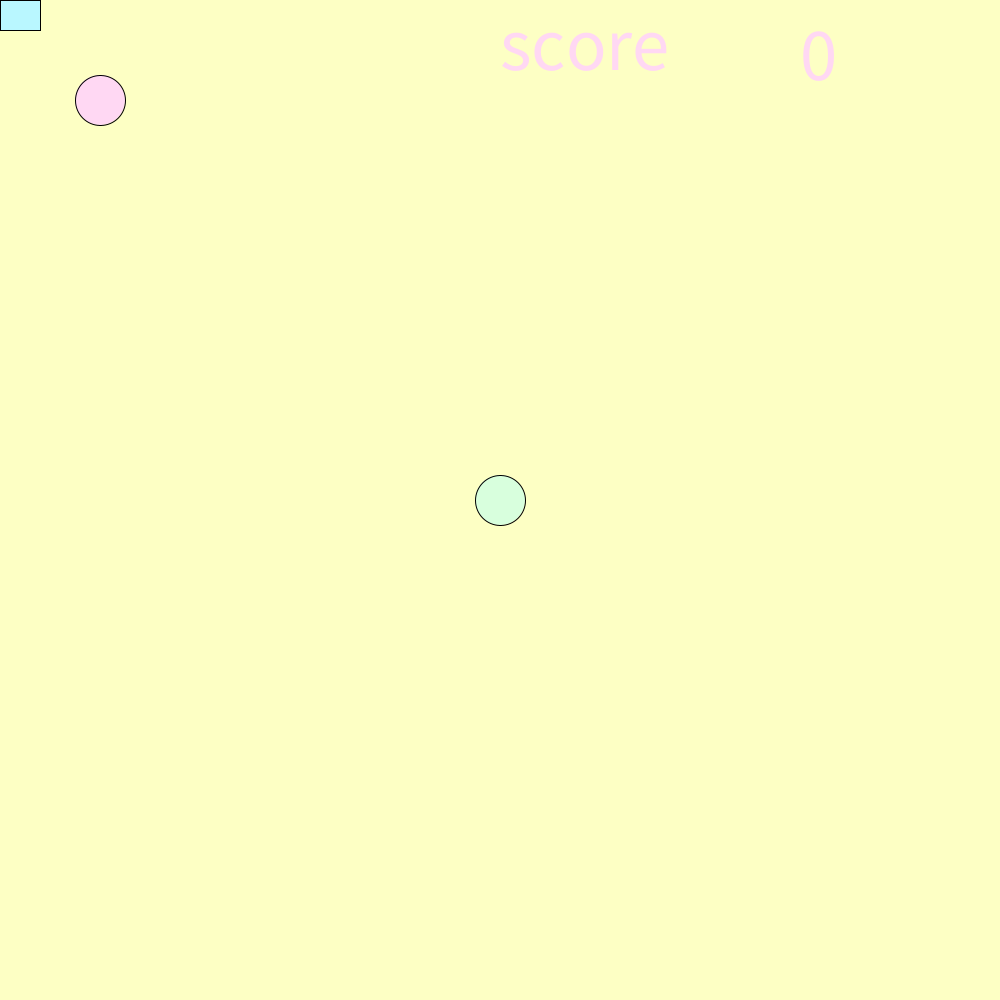
Frame 1 (no input)
Frame 60 (the mouse pressed at the canvas centre just before this capture): identical to frame 1, image omitted
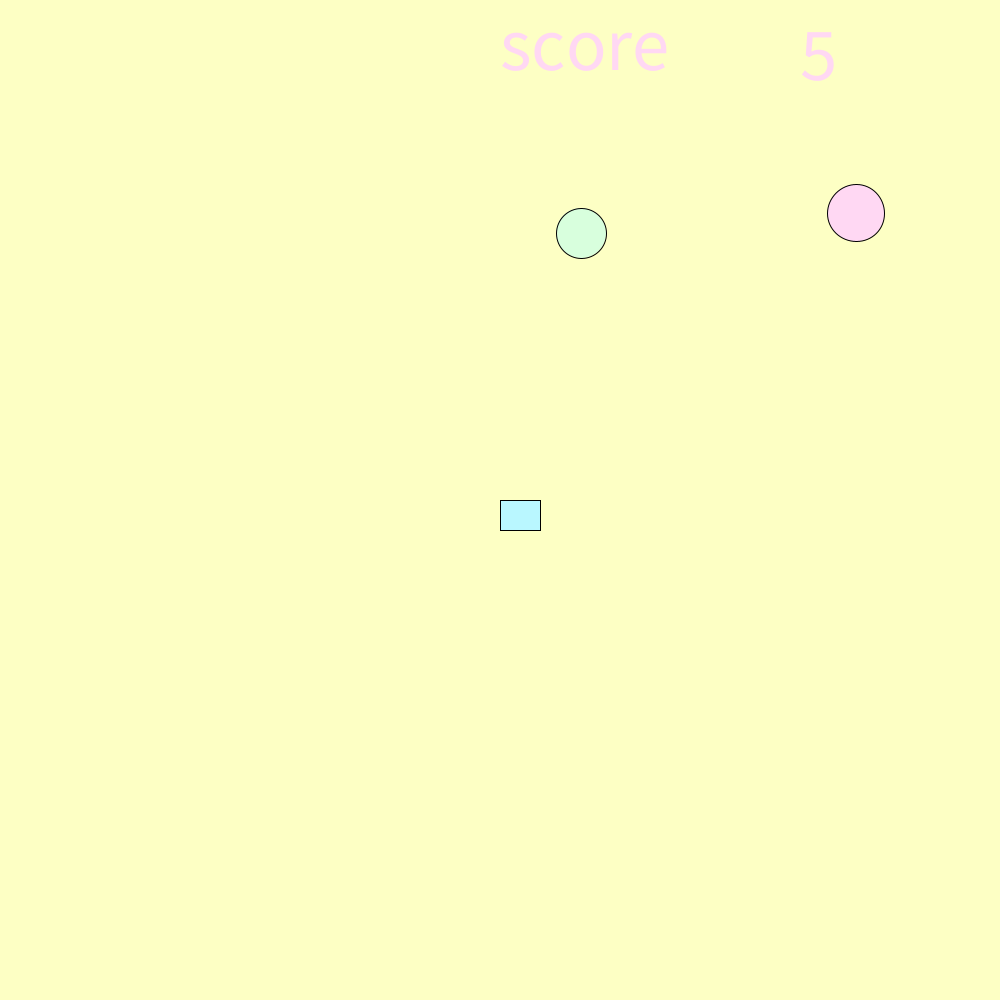
Frame 120 (the mouse held since frame 60 and released just before this capture)

The Processing sketch that drew these frames (run headless with seeded random() and noise(); from frame 60 on, the mouse is pressed at the canvas centre):

// Processing sketch: sujani_mygame2
// ── sujani_mygame2.pde
void setup()
{
  size(1000, 1000);
  background(#FDFFC4);
  textSize(75);
  noCursor();
}
int foodX = 500;
int foodY = 500;
int badX = 100;
int badY = 100;
int badsize = 50;
int score = 0;
void draw()
{
  background(#FDFFC4);
  fill(#B9F7FF);
  rect(mouseX, mouseY, 40, 30);
  fill(#D8FFDD);
  ellipse(foodX, foodY, 50, 50);
  fill(#FFD8F3);
  ellipse(badX, badY, badsize, badsize);

  if (foodX>mouseX-25 && foodX<mouseX+ 25 && foodY<mouseY+25 && foodY> mouseY-25)
  {
    foodX = (int) random (900);
    foodY = (int) random (900);
    badX = (int) random (900);
    badY = (int) random (900);
    badsize = badsize + 7;

    score = score+5;
  }

  if (badX>mouseX-badsize/2 && badX<mouseX+ badsize/2 && badY<mouseY+ badsize/2 && badY> mouseY- badsize/2)
  {
    foodX = (int) random (900);
    foodY = (int) random (900);
    badX = (int) random (900);
    badY = (int) random (900);
    score = score-5;
  }
  text("score", 500, 70);
  text(score, 800, 80);
}
